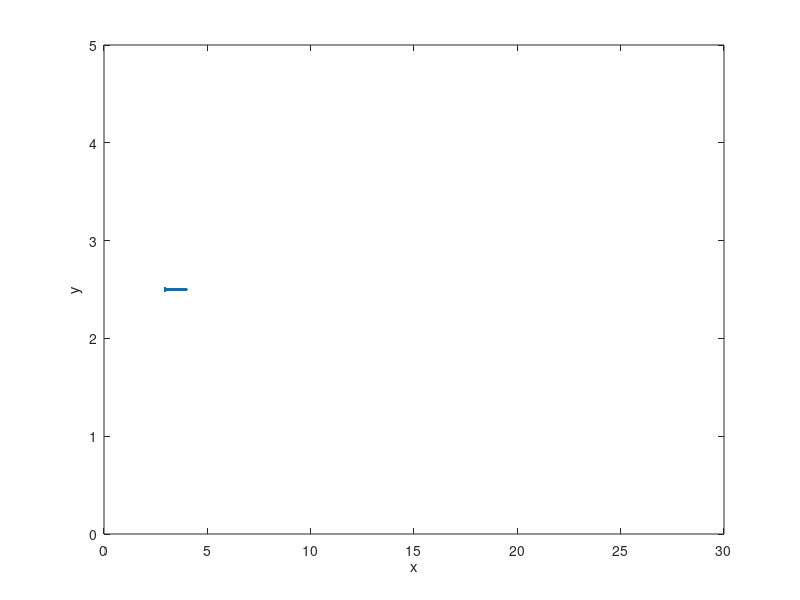

The MATLAB script that drew this image:
%-------------------------------------------------------------------------------------------------------------------%
%
% IB2d is an Immersed Boundary Code (IB) for solving fully coupled non-linear 
% 	fluid-structure interaction models. This version of the code is based off of
%	Peskin's Immersed Boundary Method Paper in Acta Numerica, 2002.
%
% Author: Nicholas A. Battista
% Email:  battistn@tcnj.edu
% Current Institution: TCNJ
% Date Modified: April 2021
% 
% Date Created: May 27th, 2015
% Institution when Created: UNC-CH
%
% This code is capable of creating Lagrangian Structures using:
% 	1. Springs
% 	2. Beams (*torsional springs or non-invariant beams*)
% 	3. Target Points
%	4. Muscle-Model (combined Force-Length-Velocity model, "HIll+(Length-Tension)")
%
% One is able to update those Lagrangian Structure parameters, e.g., spring constants, resting lengths, etc
% 
% There are a number of built in Examples, mostly used for teaching purposes. 
% 
% If you would like us to add a specific muscle model, please let Nick (battistn@tcnj.edu) know.
%
%--------------------------------------------------------------------------------------------------------------------%

%%%%%%%%%%%%%%%%%%%%%%%%%%%%%%%%%%%%%%%%%%%%%%%%%%%%%%%%%%%%%%%%%%%%%%%%%%%%%%%%%%%%%%
%
% FUNCTION: creates the LEAF_LEAF-EXAMPLE geometry and prints associated input files
%
%%%%%%%%%%%%%%%%%%%%%%%%%%%%%%%%%%%%%%%%%%%%%%%%%%%%%%%%%%%%%%%%%%%%%%%%%%%%%%%%%%%%%%

function Leaf_Leaf()

%-----------------------------------------------------
% Grid Parameters (MAKE SURE MATCHES IN input2d !!!)
%-----------------------------------------------------
Nx = 384         % # of Eulerian Grid Pts. in x-Direction (MUST BE EVEN!!!)
Ny = 64          % # of Eulerian Grid Pts. in y-Direction (MUST BE EVEN!!!)
Lx = 30.0        % Length of Eulerian Grid in x-Direction (cm)
Ly = 5.0         % Length of Eulerian Grid in y-Direction (cm)
ds= 0.5*Lx/Nx;   % Lagrangian spacing


%----------------------------------------------------------------
% AIR PROPERTIES FOR INPUT
%
%     Density:     [rho] = kg/m^3
%     Newton:      [N] = kg * m/s^2
%     Dyn. Visc.:  [N*s/m^2] = (kg*m/s^2)*(s/m^2) = kg / (m*s)
%       
%----------------------------------------------------------------
% PROPERTIES IN MKS UNITS
%mu_Air = 18.03e-6; % N*s/m^2 dynamic viscosity of air at 18C (64.4F)
%rho_Air = 1.21;    % kg/m^3  density of air at 18C
mu_Air = 1.895e-5; % N*s/m^2 =  dynamic viscosity of air at 18C (64.4F)
rho_Air = 1.145;    % kg/m^3  density of air at 35C
%(from https://www.engineersedge.com/physics/viscosity_of_air_dynamic_and_kinematic_14483.htm)
%
% CONVERT TO CGS UNITS
mu_Air = mu_Air * (1000/1) * (1/100)     %(1000g/1kg) & (1m/100cm) 
rho_Air = rho_Air * (1000/1) * (1/100)^3 %(1000g/1kg) & (1m/100cm)  
%
% FINAL UNITS
% [mu_Air] = g/(cm*s)
% [rho_Air] = g/cm^3


%----------------------------------------------------
% LEAF GEOMETRY
%----------------------------------------------------
xLag = [];                     % Initialize Storage
yLag = [];                     % Initialize Storage
L_leaf = 1.0;                  % Length of tail off cylinder
struct_name = 'leaf'; % Name for .vertex, .spring, etc files
%
x0 = 3.0;                      % Starting x-Pt for LEAF
y0 = Ly/2;                     % Starting y_Pt for LEAF
%
xLag_L = x0:ds:x0+L_leaf;
yLag_L = y0*ones(1,length(xLag_L));


%----------------------------------------------------
% IF CHANNEL WALLS / CYLINDRICAL LEADING EDGE %
%----------------------------------------------------
r = 0.01;                      % Radii of Cylinder

%--------------------------------------------
% Call function to construct geometry
%       * No Channel Walls
%       * No Cylinder on Leading Edge
%--------------------------------------------
[xLag_Cy,yLag_Cy] = give_Me_Cylinder_Immersed_Boundary_Geometry(ds,r,x0,y0);
% 
% % Plot Geometry to test
% plot(xLag_Ch(1:end/2),yLag_Ch(1:end/2),'r-'); hold on;
% plot(xLag_Ch(end/2+1:end),yLag_Ch(end/2+1:end),'r-'); hold on;
% plot(xLag_Cy,yLag_Cy,'r-'); hold on;
% plot(xLag_L,yLag_L,'m-'); hold on;
% axis([0 Lx 0 Ly]);
% %
% plot(xLag_Ch,yLag_Ch,'*'); hold on;
% plot(xLag_Cy,yLag_Cy,'g*'); hold on;
% xlabel('x'); ylabel('y');
% axis square;
% 
% xLag = [xLag xLag_Ch xLag_Cy]; % Add xLagPts from Circle to xLag Pt. Vector (*no springs or beams*)
% yLag = [yLag yLag_Ch yLag_Cy]; % Add xLagPts from Circle to xLag Pt. Vector (*no springs or beams*)
% 
% Nbefore = length(xLag);   % # of Lagrangian Pts Before Leaf to COUNT for...
%                           % ... Cylinder / Channel Points have TARGET PTS
%

xLag = [xLag xLag_Cy]; % Add xLagPts from Circle to xLag Pt. Vector (*no springs or beams*)
yLag = [yLag yLag_Cy]; % Add xLagPts from Circle to xLag Pt. Vector (*no springs or beams*)

Nbefore = length(xLag); % # of Lag Pts Before Leaf Starts
        
xLag = [xLag xLag_L];   % Update xLag Pts to Include Leaf
yLag = [yLag yLag_L];   % Update xLag Pts to Include Leaf

Ntot = length(xLag);    % Total # of Lag Pts

%------------------------
% PLOT GEOMETRY
%------------------------
plot(xLag,yLag,'.'); hold on;
xlabel('x'); ylabel('y');
axis([0 Lx 0 Ly]);

% Prints .vertex file!
print_Lagrangian_Vertices(xLag,yLag,struct_name);


% Prints .spring file!
k_Spring = 2.5e4; %1e7
print_Lagrangian_Springs(xLag,yLag,k_Spring,struct_name,Nbefore,Ntot);


% Prints .beam file!
k_Beam = 2e8; C = 0.0; %2e12 -> 4e12
print_Lagrangian_Beams(xLag,yLag,k_Beam,C,struct_name,Nbefore,Ntot);


% Prints .target file!
k_Target = 2.5e4;
print_Lagrangian_Target_Pts(xLag,k_Target,struct_name,Nbefore);


% Prints .mass file!
k_Mass = 1e0;         % 'spring' stiffness parameter for tethering
Mass = 0.5e-3;        % "MASS" value for 'ghost' lag movement
print_Lagrangian_Mass_Pts(xLag,k_Mass,Mass,struct_name,Nbefore,Ntot);

% Call function for initial concentration
[Concentration]= give_Me_Initial_Concentration(Nx,Ny);

% Prints .concentration file!
print_Concentration_Info(Nx,Ny,Concentration,struct_name);


%%%%%%%%%%%%%%%%%%%%%%%%%%%%%%%%%%%%%%%%%%%%%%%%%%%%%%%%%%%%%%%%%%%%%%%%
%
% FUNCTION: prints VERTEX points to a file called <struct_name>.vertex
%
%%%%%%%%%%%%%%%%%%%%%%%%%%%%%%%%%%%%%%%%%%%%%%%%%%%%%%%%%%%%%%%%%%%%%%%%

function print_Lagrangian_Vertices(xLag,yLag,struct_name)

    N = length(xLag);

    vertex_fid = fopen([struct_name '.vertex'], 'w');

    fprintf(vertex_fid, '%d\n', N );

    %Loops over all Lagrangian Pts.
    for s = 1:N
        X_v = xLag(s);
        Y_v = yLag(s);
        fprintf(vertex_fid, '%1.16e %1.16e\n', X_v, Y_v);
    end

    fclose(vertex_fid); 
    
%%%%%%%%%%%%%%%%%%%%%%%%%%%%%%%%%%%%%%%%%%%%%%%%%%%%%%%%%%%%%%%%%%%%%%%%
%
% FUNCTION: prints TARGET points to a file called <struct_name>.target
%
%%%%%%%%%%%%%%%%%%%%%%%%%%%%%%%%%%%%%%%%%%%%%%%%%%%%%%%%%%%%%%%%%%%%%%%%

function print_Lagrangian_Target_Pts(xLag,k_Target,struct_name,Nbefore)

    %N = length(xLag);

    target_fid = fopen([struct_name '.target'], 'w');

    fprintf(target_fid, '%d\n', Nbefore+3 );

    %Loops over any Channel/Cylinder Pts AND First 3 Pts Along LEAF
    for s = 1:Nbefore+3
        fprintf(target_fid, '%d %1.16e\n', s, k_Target);
    end

    fclose(target_fid); 
    
    
%%%%%%%%%%%%%%%%%%%%%%%%%%%%%%%%%%%%%%%%%%%%%%%%%%%%%%%%%%%%%%%%%%%%%%%%%%%%%%%%%%%%%
%
% FUNCTION: prints BEAMs (Torsional Springs) to a file called <struct_name>.beam
%
%%%%%%%%%%%%%%%%%%%%%%%%%%%%%%%%%%%%%%%%%%%%%%%%%%%%%%%%%%%%%%%%%%%%%%%%%%%%%%%%%%%%%

function print_Lagrangian_Beams(xLag,yLag,k_Beam,C,struct_name,Nbefore,Ntot)
    
    % k_Beam: beam stiffness
    % C: beam curvature
    
    if Nbefore ~= 0
        N = Ntot-Nbefore-1;
    else
        N = Ntot-Nbefore-2; % NOTE: Total number of beams 
    end
    
    
    
    beam_fid = fopen([struct_name '.beam'], 'w');

    fprintf(beam_fid, '%d\n', N );

    %spring_force = kappa_spring*ds/(ds^2);
    
    %------------------------------------------------
    % BEAM BETWEEN CYLINDER AND LEAF
    %       (including those TETHERED in place by 
    %                                   TARGET PTS)
    %------------------------------------------------
    if Nbefore ~= 0 
        s1 = Nbefore;
        s2 = Nbefore+1;
        s3 = Nbefore+2;
        fprintf(beam_fid, '%d %d %d %1.16e %1.16e\n',s1, s2, s3, k_Beam, C);   
    end

    %------------------------------------------------
    % BEAM BETWEEN VERTICES ALONG "LEAF"
    %       (including those TETHERED in place by 
    %                                   TARGET PTS)
    %------------------------------------------------
    for s = Nbefore+2:Ntot-1
        s1 = s-1;
        s2 = s;
        s3 = s+1;
        fprintf(beam_fid, '%d %d %d %1.16e %1.16e\n',s1, s2, s3, k_Beam, C);  
    end
    fclose(beam_fid); 


%%%%%%%%%%%%%%%%%%%%%%%%%%%%%%%%%%%%%%%%%%%%%%%%%%%%%%%%%%%%%%%%%%%%%%%%
%
% FUNCTION: prints SPRING points to a file called <struct_name>.spring
%
%%%%%%%%%%%%%%%%%%%%%%%%%%%%%%%%%%%%%%%%%%%%%%%%%%%%%%%%%%%%%%%%%%%%%%%%

function print_Lagrangian_Springs(xLag,yLag,k_Spring,struct_name,Nbefore,Ntot)

    if Nbefore ~= 0
        N = Ntot-Nbefore;
    else
        N = Ntot-Nbefore-1;
    end

    spring_fid = fopen([struct_name '.spring'], 'w');

    fprintf(spring_fid, '%d\n', N );

    %spring_force = kappa_spring*ds/(ds^2);
    
    %------------------------------------------------
    % SPRINGS BETWEEN CYLINDER AND LEAF
    %       (including those TETHERED in place by 
    %                                   TARGET PTS)
    %------------------------------------------------
    if Nbefore ~= 0
        
        % springs between adjacent pts on cylinder
        for i=1:Nbefore
            if i<Nbefore
                x1 = xLag(i); y1 = yLag(i);
                x2 = xLag(i+1); y2 = yLag(i+1);
                ds = sqrt( (x1-x2)^2 + (y1-y2)^2 );
                fprintf(spring_fid, '%d %d %1.16e %1.16e\n', i, i+1, k_Spring, ds);    
            else
                x1 = xLag(i); y1 = yLag(i);
                x2 = xLag(1); y2 = yLag(1);
                ds = sqrt( (x1-x2)^2 + (y1-y2)^2 );
                fprintf(spring_fid, '%d %d %1.16e %1.16e\n', i, 1, k_Spring, ds);    
                
            end
        end
        
        % springs across opposite sides of cylinder
        for i=1:floor(Nbefore/2)
            x1 = xLag(i); y1 = yLag(i);
            x2 = xLag( i+floor(Nbefore/2) ); y2 = yLag( i+floor(Nbefore/2) );
            ds = sqrt( (x1-x2)^2 + (y1-y2)^2 );
            fprintf(spring_fid, '%d %d %1.16e %1.16e\n', i, i+floor(Nbefore/2), k_Spring, ds);
        end
        
        % spring between cylinder and leaf
        x1 = xLag(Nbefore); y1 = yLag(Nbefore);
        x2 = xLag(Nbefore+1); y2 = yLag(Nbefore+1);
        ds = sqrt( (x1-x2)^2 + (y1-y2)^2 );
        fprintf(spring_fid, '%d %d %1.16e %1.16e\n', Nbefore, Nbefore+1, k_Spring, ds);
        
        
    end
    
    %------------------------------------------------
    % SPRINGS BETWEEN VERTICES ALONG LEAF 
    %       (including those TETHERED in place by 
    %                                   TARGET PTS)
    %------------------------------------------------
    for s = Nbefore+1:Ntot-1
        
        x1 = xLag(s); y1 = yLag(s);
        x2 = xLag(s+1); y2 = yLag(s+1);
        
        ds = sqrt( (x1-x2)^2 + (y1-y2)^2 );
        
        fprintf(spring_fid, '%d %d %1.16e %1.16e\n', s, s+1, k_Spring, ds);
        
    end
    fclose(spring_fid); 
    
%%%%%%%%%%%%%%%%%%%%%%%%%%%%%%%%%%%%%%%%%%%%%%%%%%%%%%%%%%%%%%%%%%%%%%%%
%
% FUNCTION: prints TARGET points to a file called <struct_name>.mass
%
%%%%%%%%%%%%%%%%%%%%%%%%%%%%%%%%%%%%%%%%%%%%%%%%%%%%%%%%%%%%%%%%%%%%%%%%  
    
function print_Lagrangian_Mass_Pts(xLag,kMass,Mass,struct_name,Nbefore,Ntot)

    %LOOP OVER LAG PTS FOR MASS PTS IN LAGRANGIAN INDEXING
    N = (Ntot-Nbefore);
    
    mass_fid = fopen([struct_name '.mass'], 'w');

    fprintf(mass_fid, '%d\n', N );

    %Loops over all Lagrangian Pts.
    for s = Nbefore+1:Ntot%Nbefore:Ntot
        fprintf(mass_fid, '%d %1.16e %1.16e\n', s, kMass, Mass );
    end
 
    fclose(mass_fid); 
      

%%%%%%%%%%%%%%%%%%%%%%%%%%%%%%%%%%%%%%%%%%%%%%%%%%%%%%%%%%%%%%%%%%%%%%%%
%
% FUNCTION: creates the Lagrangian structure geometry for channel
%
%%%%%%%%%%%%%%%%%%%%%%%%%%%%%%%%%%%%%%%%%%%%%%%%%%%%%%%%%%%%%%%%%%%%%%%%

function [xLag,yLag] = give_Me_Channel_Immersed_Boundary_Geometry(ds,L,w,Lx,Ly)

% The immsersed structure is a channel %
x = (Lx-L)/2:ds:(L+(Lx-L)/2);  %xPts
yBot = (Ly-w)/2;               %yVal for bottom of Channel
yTop = Ly - (Ly-w)/2;          %yVal for top of Channel

xLag = [x x];
yLag = [yBot*ones(1,length(x)) yTop*ones(1,length(x))];

%%%%%%%%%%%%%%%%%%%%%%%%%%%%%%%%%%%%%%%%%%%%%%%%%%%%%%%%%%%%%%%%%%%%%%%%
%
% FUNCTION: creates the Lagrangian structure geometry for cylinder
%
%%%%%%%%%%%%%%%%%%%%%%%%%%%%%%%%%%%%%%%%%%%%%%%%%%%%%%%%%%%%%%%%%%%%%%%%

function [xLagN,yLagN] = give_Me_Cylinder_Immersed_Boundary_Geometry(ds,r,x0,y0)

% The immsersed structure is a cylinder %

dtheta = ds/ (4*r);
theta = 0; i=1;
while theta < 2*pi
   xLag(i) = (x0-r-ds) + r*cos(theta);
   yLag(i) = y0 + r*sin(theta);
   theta = theta + dtheta;
   i=i+1;
end

for i=1:length(xLag)
   xLagN(i) = xLag(end-(i-1));
   yLagN(i) = yLag(end-(i-1));
end

%%%%%%%%%%%%%%%%%%%%%%%%%%%%%%%%%%%%%%%%%%%%%%%%%%%%%%%%%%%%%%%%%%%%%%%%
%
% FUNCTION: prints initial concentration to a file called
% <struct_name>.concentration
%
%%%%%%%%%%%%%%%%%%%%%%%%%%%%%%%%%%%%%%%%%%%%%%%%%%%%%%%%%%%%%%%%%%%%%%%%  

function print_Concentration_Info(Nx,Ny,C,struct_name)

    con_fid = fopen([struct_name '.concentration'], 'w');

    for i=1:Ny
        for j=1:Nx
            fprintf(con_fid, '%1.16e ', C(i,j) );
        end
        fprintf(con_fid,'\n');
    end    
    

%%%%%%%%%%%%%%%%%%%%%%%%%%%%%%%%%%%%%%%%%%%%%%%%%%%%%%%%%%%%%%%%%%%
%
% FUNCTION: gives initial concentration gradient inside channel
%
%%%%%%%%%%%%%%%%%%%%%%%%%%%%%%%%%%%%%%%%%%%%%%%%%%%%%%%%%%%%%%%%%%%

function [C] = give_Me_Initial_Concentration(Nx,Ny)

C = zeros(Ny,Nx);



   
   
